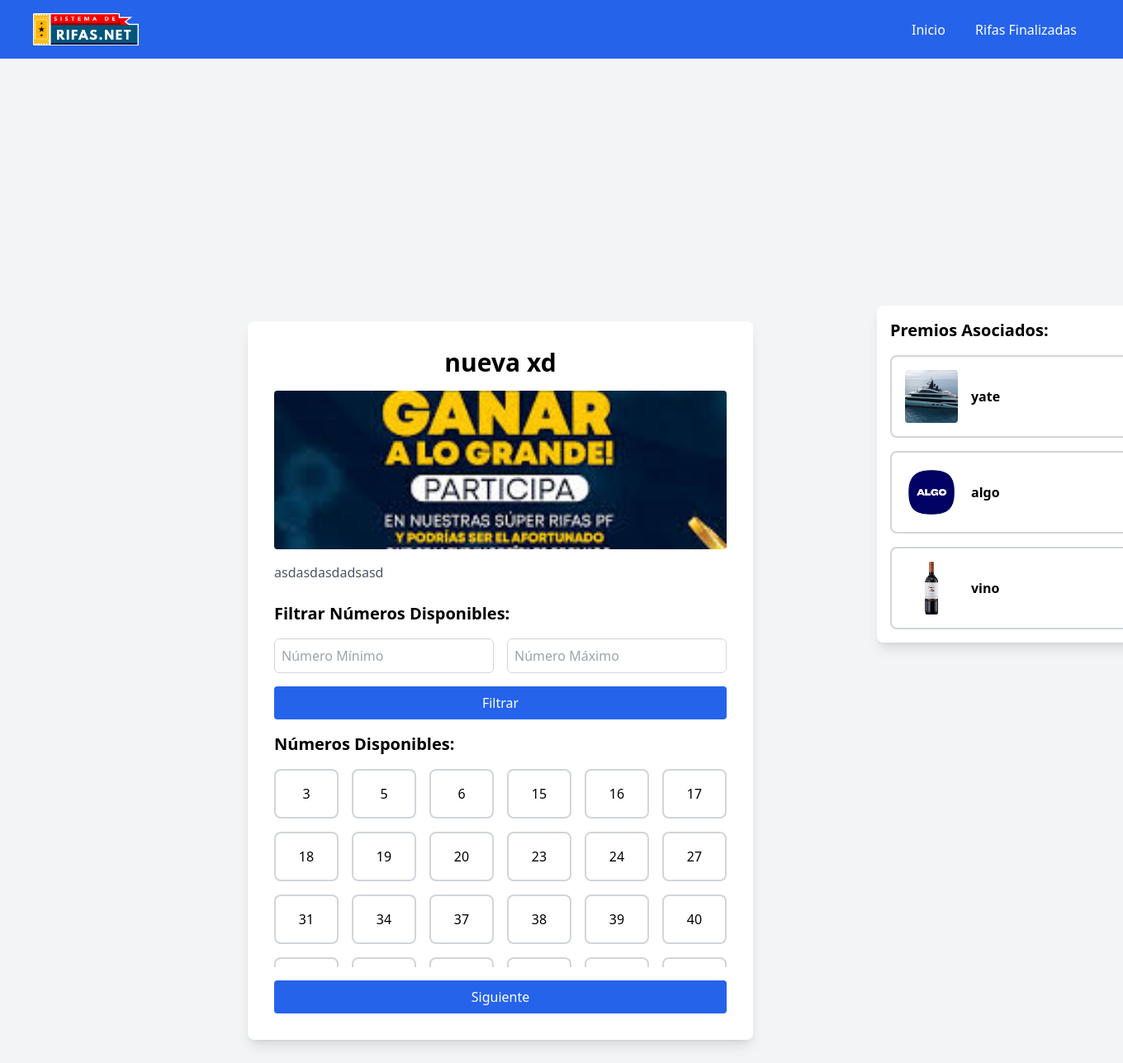
Screenshot of /rifa/9/ with the database file from the repository.
### App1/models.py (models this page shows, shortened)
class Rifa(models.Model):
    ESTADOS = [
        ('oculta', 'Oculta'),
        ('disponible', 'Disponible'),
        ('finalizada', 'Finalizada'),
        ('anulada', 'Anulada'),
    ]
    nombre = models.CharField(max_length=255)
    fecha_inicio = models.DateTimeField()
    fecha_termino = models.DateTimeField()
    descripcion = models.TextField()
    cantidad_numeros = models.PositiveIntegerField()
    estado = models.CharField(max_length=10, choices=ESTADOS)
    imagen = models.ImageField(upload_to='rifas/')

class Numero(models.Model):
    ESTADOS = [
        ('disponible', 'Disponible'),
        ('reservado', 'Reservado'),
        ('pagado', 'Pagado'),
    ]
    rifa = models.ForeignKey(Rifa, related_name='numeros', on_delete=models.CASCADE)
    numero = models.PositiveIntegerField()
    estado = models.CharField(max_length=10, choices=ESTADOS, default='disponible')
    codigo_pago = models.CharField(max_length=10, blank=True, null=True)
    class Meta:
        unique_together = ('rifa', 'numero')

class Premio(models.Model):
    rifa = models.ForeignKey(Rifa, related_name='premios', on_delete=models.CASCADE)
    nombre = models.CharField(max_length=255)
    descripcion = models.TextField()
    imagen = models.ImageField(upload_to='premios/')

### App1/views.py (the view, shortened to what this page needs)
# urls.py: path('rifa/<int:rifa_id>/', views.detalle_rifa, name='detalle_rifa'),
def detalle_rifa(request, rifa_id):
    rifa = get_object_or_404(Rifa, id=rifa_id)
    numeros_disponibles = rifa.numeros.filter(estado='disponible')
    min_numero = request.GET.get('min_numero')
    max_numero = request.GET.get('max_numero')
    return render(request, 'detalle_rifa.html', {
        'rifa': rifa,
        'numeros': numeros_disponibles,
    })

### templates/detalle_rifa.html (shortened to what this page needs)
<!DOCTYPE html>
{% load static %}
<html lang="en">
<head>
    <script src="https://cdn.tailwindcss.com"></script>
</head>
<body>
    <header>
        <nav class="bg-blue-600 p-4">
            <div class="container mx-auto flex justify-between items-center">
                <div>
                    <a href="/" class="text-white text-lg font-bold"><img src="{% static 'logo.png' %}" alt="logo" class="w-32 h-auto"></a>
                </div>
                <div>
                    <a href="/" class="text-white hover:text-gray-200 px-4">Inicio</a>
                    <a href="{% url 'mostrar_rifas_finalizadas' %}" class="text-white hover:text-gray-200 px-4">Rifas Finalizadas</a>
                </div>
            </div>
        </nav>
    </header>
    <div class="flex justify-center items-center min-h-screen bg-gray-100">
        <div class="bg-white rounded-lg shadow-lg p-8 w-full max-w-2xl mx-[300px]">
            <h1 class="text-3xl font-bold mb-4 text-center">{{ rifa.nombre }}</h1>
            <img src="{{ rifa.imagen.url }}" alt="{{ rifa.nombre }}" class="w-full h-48 object-cover mb-4 rounded">
            <p class="text-gray-600 mb-6">{{ rifa.descripcion }}</p>
            <h2 class="text-xl font-semibold mb-4">Filtrar Números Disponibles:</h2>
            <form action="{% url 'detalle_rifa' rifa.id %}" method="get" class="mb-4">
                <div class="flex gap-4 mb-4">
                    <input type="number" name="min_numero" placeholder="Número Mínimo" class="border border-gray-300 rounded-md p-2 w-full" min="1" />
                    <input type="number" name="max_numero" placeholder="Número Máximo" class="border border-gray-300 rounded-md p-2 w-full" />
                </div>
                <button type="submit" class="w-full bg-blue-600 text-white py-2 rounded hover:bg-blue-500">Filtrar</button>
            </form>
            <h2 class="text-xl font-semibold mb-4">Números Disponibles:</h2>
            <form action="{% url 'formulario' rifa.id %}" method="get">
                <div class="max-h-60 overflow-y-auto grid grid-cols-6 gap-4 mb-4">
                    {% for numero in numeros %}
                    <label class="block">
                        <div class="border-2 border-gray-300 rounded-lg p-4 flex justify-center items-center cursor-pointer peer-checked:bg-blue-600 peer-checked:text-white">
                            {{ numero.numero }}
                        </div>
                    </label>
                    {% empty %}
                    <p class="col-span-3 text-center text-gray-500">No hay números disponibles.</p>
                    {% endfor %}
                </div>
                <button type="submit" class="w-full bg-blue-600 text-white py-2 rounded hover:bg-blue-500">Siguiente</button>
            </form>
        </div>
        <div class="bg-white rounded-lg shadow-lg p-4 w-full max-w-md mt-[-500px] mx-[-150px]">
            <h2 class="text-xl font-semibold mb-4">Premios Asociados:</h2>
            <div class="grid grid-cols-1 gap-4">
                {% for premio in rifa.premios.all %}
                <div class="border-2 border-gray-300 rounded-lg p-4 flex items-center">
                    <img src="{{ premio.imagen.url }}" alt="{{ premio.nombre }}" class="w-16 h-16 object-cover rounded mr-4">
                    <span class="font-semibold">{{ premio.nombre }}</span>
                </div>
                {% empty %}
                <p class="text-center text-gray-500">No hay premios asociados a esta rifa.</p>
                {% endfor %}
            </div>
        </div>
    </div>
</body>
</html>

### rows the page displays
Rifa: nombre "nueva xd", imagen (picture), descripcion "asdasdasdadsasd"
Numero: numero "3"
Numero: numero "5"
Numero: numero "6"
Numero: numero "15"
Numero: numero "16"
Numero: numero "17"
Numero: numero "18"
Numero: numero "19"
Numero: numero "20"
Numero: numero "23"
Numero: numero "24"
Numero: numero "27"
Numero: numero "31"
Numero: numero "34"
Numero: numero "37"
Numero: numero "38"
Numero: numero "39"
Numero: numero "40"
Premio: imagen (picture), nombre "yate"
Premio: imagen (picture), nombre "algo"
Premio: imagen (picture), nombre "vino"
